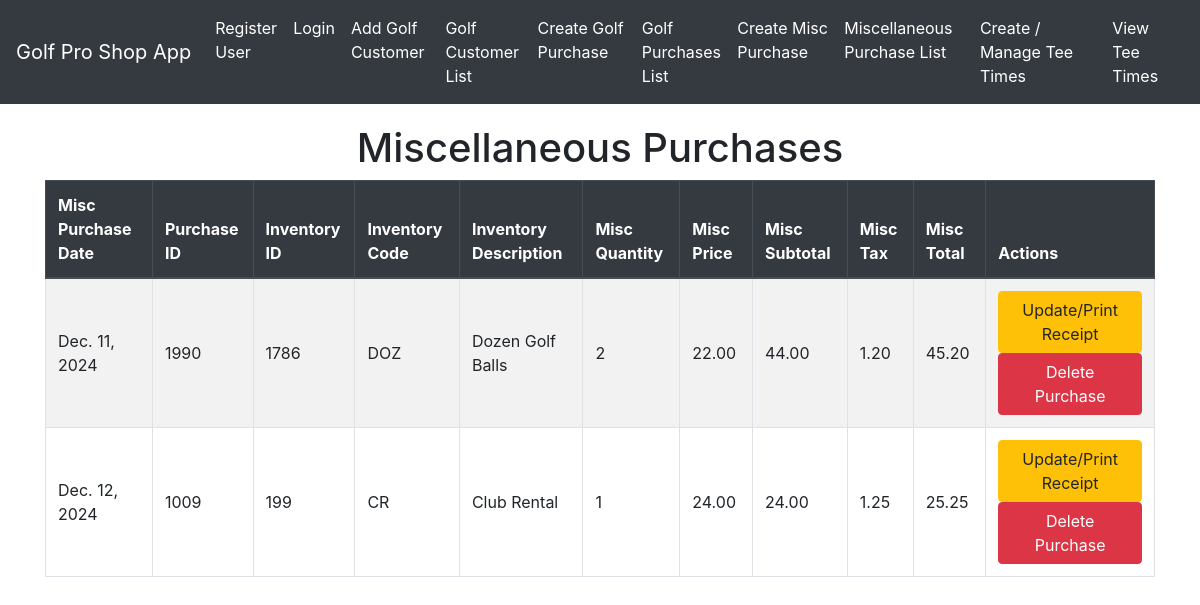
The app's page /mplist/ with its own data.
### golfproapp/models.py (models this page shows, shortened)
class Misc_purchases(models.Model):
    mp_date = models.DateField(default=timezone.now)
    purch_id = models.IntegerField(default=1)
    inv_id = models.IntegerField(default=1)
    inv_description = models.CharField(default="Hat",max_length=255)
    inv_choices = [
                  ('TE','Tees'),
                  ('PH','Premium Hat'),
                  ('RH','Regular Hat'),
                  ('DOZ','Dozen Golf Balls'),
                  ('SL','Sleeve Golf Balls'),
                  ('IND','Individual Golf Ball'),
                  ('CR', 'Club Rental'),
                  ('OTH','Other')
                  ]
    ichoice = models.TextField(max_length=50, choices=inv_choices, default=('RH','Regular Hat'))
    misc_quantity = models.IntegerField(default=1)
    misc_price = models.DecimalField(default=0.00, max_digits=10, decimal_places=2)
    misc_subtotal = models.DecimalField(default=0.00, max_digits=10, decimal_places=2)
    misc_tax=models.DecimalField(default=.05, max_digits=10, decimal_places=2)
    misc_total=models.DecimalField(default=.05, max_digits=10, decimal_places=2)

### golfproapp/views.py (the view)
# urls.py: path('mplist/', views.misc_purchases_list_view.as_view(), name = 'misc_purchase_list'),
class misc_purchases_list_view(ListView):
    model = Misc_purchases
    template_name = 'misc_purchase_list'
    context_object_name='misc_purchase_object_list'
    def get_queryset(self):
        queryset = super().get_queryset()
        return queryset

### golfproapp/templates/golfproapp/misc_purchases_list.html (shortened to what this page needs)
{% extends "golfproapp/layout.html" %}
{% block content %}
    <h1 class="text-center">Miscellaneous Purchases</h1>
    <table class="table table-bordered table-striped ">
        <thead class="thead-dark">
            <tr>
                <th>Misc Purchase Date</th>
                <th>Purchase ID</th>
                <th>Inventory ID</th>
                <th>Inventory Code</th>
                <th>Inventory Description</th>
                <th>Misc Quantity</th>
                <th>Misc Price</th>
                <th>Misc Subtotal</th>
                <th>Misc Tax</th>
                <th>Misc Total</th>
                <th>Actions</th>
            </tr>
        </thead>
        <tbody>
            {% for misc_purchase in object_list %}
            <tr>
                <td>{{ misc_purchase.mp_date }} </td>
                <td>{{ misc_purchase.purch_id }} </td>
                <td>{{ misc_purchase.inv_id }} </td>
                <td>{{ misc_purchase.ichoice }} </td>
                <td>{{ misc_purchase.get_ichoice_display }} </td>
                <td>{{ misc_purchase.misc_quantity }} </td>
                <td>{{ misc_purchase.misc_price }} </td>
                <td>{{ misc_purchase.misc_subtotal }} </td>
                <td>{{ misc_purchase.misc_tax }} </td>
                <td>{{ misc_purchase.misc_total }} </td>
                <td>
                    <a href="{% url 'misc_purchase_update' misc_purchase.purch_id %}" class="btn btn-warning" >Update/Print Receipt</a>
                    <a href="{% url 'misc_purchase_delete' misc_purchase.purch_id %}" class="btn btn-danger" >Delete Purchase</a>
                </td>
            </tr>
            {% endfor %}
        </tbody>
    </table>
{% endblock %}

### golfproapp/templates/golfproapp/layout.html (style rules this page uses)
body { padding-top: 56px; }
.table th, .table td { vertical-align: middle; }

### records on screen
Misc_purchases: mp_date "Dec. 11, 2024", purch_id "1990", inv_id "1786", ichoice "DOZ", ichoice "Dozen Golf Balls", misc_quantity "2", misc_price "22.00", misc_subtotal "44.00", misc_tax "1.20", misc_total "45.20"
Misc_purchases: mp_date "Dec. 12, 2024", purch_id "1009", inv_id "199", ichoice "CR", ichoice "Club Rental", misc_quantity "1", misc_price "24.00", misc_subtotal "24.00", misc_tax "1.25", misc_total "25.25"
